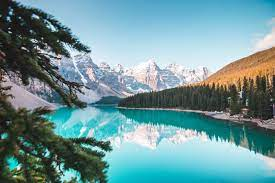
#> input picture Images/Day/1.jpg, 275 x 183 px; its folder holds only this picture in this run
$ python night_mode_detector.py --img_path Images/Day/1.jpg
#> lines starting #> are read from the running program, lines starting #| are printed output that depends on the picture; long printed decimals are rounded
"""
This file content main NightModeDetector class
if run as main will check a random file form "Images\**\**" and print whether it is a day or nigh image
if --img_path pass with a file img path will check and print whether that is a day or nigh image


"""


from glob import glob
import os
import random
import cv2 as cv
from PIL import Image
import numpy as np


histSize = 256
histRange = (0, 256)  # the upper boundary is exclusive
accumulate = False

hist_w = 512
hist_h = 400
bin_w = int(round(hist_w / histSize))


class NightModeDetector:
    max_ratio_of_dark_hist_value = 0.6
    ratio_for_dark_hist_range = 0.25
    ShowSrcFlag = False
    ShowHistFlag = False

    def __init__(self, max_ratio_of_dark_hist_value=None, ratio_for_dark_hist_range=None, ShowSrcFlag=False, ShowHistFlag=False) -> None:
        self.ShowSrcFlag = ShowSrcFlag
        self.ShowHistFlag = ShowHistFlag

        if max_ratio_of_dark_hist_value is not None:
            self.max_ratio_of_dark_hist_value = max_ratio_of_dark_hist_value

        if ratio_for_dark_hist_range is not None:
            self.ratio_for_dark_hist_range = ratio_for_dark_hist_range
        pass

    def detect_is_night(self, img: np.ndarray):
        if self.ShowSrcFlag:
            self.show_img(img, "Src Image", False)

        # bgr_planes = np.split(img)


        r_hist, _ = np.histogram(img[:, :, 0], 256, [0, 256])
        g_hist, _ = np.histogram(img[:, :, 1], 256, [0, 256])
        b_hist, _ = np.histogram(img[:, :, 2], 256, [0, 256])

        b_ratio_of_dark_hist_value = self.calculate_ratio_of_dark_hist(b_hist)
        g_ratio_of_dark_hist_value = self.calculate_ratio_of_dark_hist(g_hist)
        r_ratio_of_dark_hist_value = self.calculate_ratio_of_dark_hist(r_hist)

        if self.ShowHistFlag:
            self.show_hist(b_hist, g_hist, r_hist, False)

        if self.ShowSrcFlag or self.ShowHistFlag:
            self.wait_for_key()

        mv = self.max_ratio_of_dark_hist_value

        print(b_ratio_of_dark_hist_value >= mv, g_ratio_of_dark_hist_value >=
              mv, r_ratio_of_dark_hist_value >= mv)
        return b_ratio_of_dark_hist_value >= mv and g_ratio_of_dark_hist_value >= mv and r_ratio_of_dark_hist_value >= mv

    def calculate_ratio_of_dark_hist(self, hist):
        dark_hist = hist[:int(len(hist) * self.ratio_for_dark_hist_range)]

        print(sum(dark_hist), sum(hist), sum(dark_hist) / sum(hist))

        return float(sum(dark_hist)) / sum(hist)

    def wait_for_key(self, wait: int = 0):
        # return cv.waitKey(wait)
        pass

    def show_img(self, img: np.ndarray, title: str, wait=True):
        # [6 lines of commented-out code are left out]

        Image.fromarray(img).show()

    def show_hist(self, b_hist: np.ndarray, g_hist: np.ndarray, r_hist: np.ndarray, wait=True):
        pass

        b_hist = b_hist.astype(float)
        g_hist = g_hist.astype(float)
        r_hist = r_hist.astype(float)

        cv.normalize(b_hist, b_hist, alpha=0, beta=hist_h,
                     norm_type=cv.NORM_MINMAX)
        cv.normalize(g_hist, g_hist, alpha=0, beta=hist_h,
                     norm_type=cv.NORM_MINMAX)
        cv.normalize(r_hist, r_hist, alpha=0, beta=hist_h,
                     norm_type=cv.NORM_MINMAX)

        max_val = max(b_hist.max(), g_hist.max(), r_hist.max())
        # [8 lines of commented-out code are left out]
        histImage = np.zeros((hist_h, hist_w, 3), dtype=np.uint8)
        for i in range(1, histSize):
            cv.line(histImage,
                    (bin_w * (i - 1), hist_h - int(b_hist[i - 1])),
                    (bin_w * (i), hist_h - int(b_hist[i])),
                    (255, 0, 0), thickness=2)
            cv.line(histImage, (bin_w * (i - 1), hist_h - int(g_hist[i - 1])),
                    (bin_w * (i), hist_h - int(g_hist[i])),
                    (0, 255, 0), thickness=2)
            cv.line(histImage, (bin_w * (i - 1), hist_h - int(r_hist[i - 1])),
                    (bin_w * (i), hist_h - int(r_hist[i])),
                    (0, 0, 255), thickness=2)
        self.show_img(histImage, 'Histogram', wait)

    def load_img(self, path: str):
        if not os.path.exists(path):
            raise FileNotFoundError("Please Provide A Valid Image Path!")

        return np.asarray(Image.open(path)).astype(np.uint8)

    def detect_is_night_from_path(self, path: str):
        return self.detect_is_night(self.load_img(path))
#> in load_img, returned value is the input picture: shape (183, 275, 3); mean R, G, B 111.2, 149.6, 154
#> in detect_is_night, `r_hist, _ = np.histogram(img[:, :, 0], 256, [0, 256])`: r_hist = 256 values, max 648 at index 0, min 20 at index 253, mean 196.6
#> in detect_is_night, `g_hist, _ = np.histogram(img[:, :, 1], 256, [0, 256])`: g_hist = 256 values, max 520 at index 224, min 0 at index 3, mean 196.6
#> in detect_is_night, `b_hist, _ = np.histogram(img[:, :, 2], 256, [0, 256])`: b_hist = 256 values, max 789 at index 236, min 4 at index 1, mean 196.6
#> in calculate_ratio_of_dark_hist, `dark_hist = hist[:int(len(hist) * self.ratio_for_dark_hist_range)]`: dark_hist = 64 values, max 320 at index 36, min 4 at index 1, mean 176.6
#| 11301 50325 0.2246
#> in detect_is_night, `b_ratio_of_dark_hist_value = self.calculate_ratio_of_dark_hist(b_hist)`: b_ratio_of_dark_hist_value = 0.225
#| 9372 50325 0.1862
#> in detect_is_night, `g_ratio_of_dark_hist_value = self.calculate_ratio_of_dark_hist(g_hist)`: g_ratio_of_dark_hist_value = 0.186
#| 16573 50325 0.3293
#> in detect_is_night, `r_ratio_of_dark_hist_value = self.calculate_ratio_of_dark_hist(r_hist)`: r_ratio_of_dark_hist_value = 0.329
#> in show_hist, `max_val = max(b_hist.max(), g_hist.max(), r_hist.max())`: max_val = 400
#> after the loop in show_hist, `for i in range(1, histSize):`:
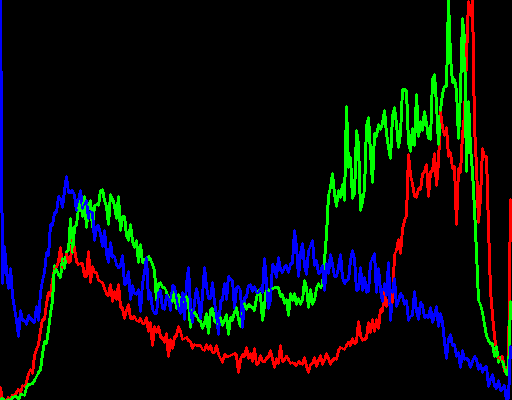
#> histImage: shape (400, 512, 3); mean of channels 0, 1, 2 8.7, 11.8, 11; drawn as R, G, B
#| False False False


if __name__ == "__main__":
    import argparse
    parser = argparse.ArgumentParser(
        description='Code For Night Mode Detection')
    parser.add_argument(
        '--img_path', help='Path to input image.', default=None)
    args = parser.parse_args()

    path = args.img_path

    if not path:
        path = random.choice(glob(r"Images\**\**"))

    print("img path -> ", path)

    is_night = NightModeDetector(
        ShowSrcFlag=True, ShowHistFlag=True).detect_is_night_from_path(path)
#> is_night = False

    print(f"It Is A -> {'Night' if is_night else 'Day'} Image")
#| It Is A -> Day Image

$ run again, on Images/Night/10.jpg
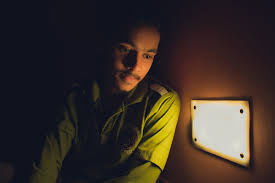
#> input picture Images/Night/10.jpg, 275 x 183 px
#> in load_img, returned value is the input picture: shape (183, 275, 3); mean R, G, B 56.1, 45.5, 39.6
#> in detect_is_night, `r_hist, _ = np.histogram(img[:, :, 0], 256, [0, 256])`: r_hist = 256 values, max 11471 at index 16, min 0 at index 6, mean 196.6
#> in detect_is_night, `g_hist, _ = np.histogram(img[:, :, 1], 256, [0, 256])`: g_hist = 256 values, max 11920 at index 18, min 0 at index 3, mean 196.6
#> in detect_is_night, `b_hist, _ = np.histogram(img[:, :, 2], 256, [0, 256])`: b_hist = 256 values, max 16445 at index 30, min 0 at index 219, mean 196.6
#> dark_hist = 64 values, max 16445 at index 30, min 26 at index 63, mean 737.6
#| 47205 50325 0.938
#> b_ratio_of_dark_hist_value = 0.938
#| 42249 50325 0.8395
#> g_ratio_of_dark_hist_value = 0.84
#| 36875 50325 0.7327
#> r_ratio_of_dark_hist_value = 0.733
#> max_val = 400
#> after the loop in show_hist, `for i in range(1, histSize):`:
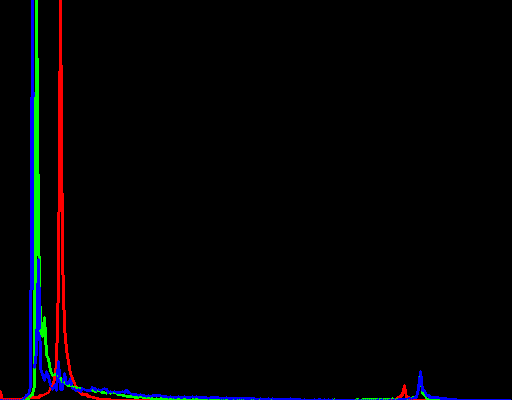
#> histImage: shape (400, 512, 3); mean of channels 0, 1, 2 2.9, 2.8, 4.1; drawn as R, G, B
#| True True True
#> is_night = True
#| It Is A -> Night Image

$ run again, on Images/Night/11.jpg
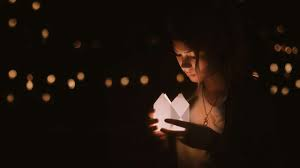
#> input picture Images/Night/11.jpg, 300 x 168 px
#> in load_img, returned value is the input picture: shape (168, 300, 3); mean R, G, B 27.3, 17.4, 11.6
#> in detect_is_night, `r_hist, _ = np.histogram(img[:, :, 0], 256, [0, 256])`: r_hist = 256 values, max 18677 at index 13, min 1 at index 245, mean 196.9
#> in detect_is_night, `g_hist, _ = np.histogram(img[:, :, 1], 256, [0, 256])`: g_hist = 256 values, max 19443 at index 8, min 0 at index 210, mean 196.9
#> in detect_is_night, `b_hist, _ = np.histogram(img[:, :, 2], 256, [0, 256])`: b_hist = 256 values, max 19160 at index 5, min 0 at index 115, mean 196.9
#> dark_hist = 64 values, max 19160 at index 5, min 22 at index 58, mean 757.5
#| 48482 50400 0.9619
#> b_ratio_of_dark_hist_value = 0.962
#| 47631 50400 0.9451
#> g_ratio_of_dark_hist_value = 0.945
#| 45893 50400 0.9106
#> r_ratio_of_dark_hist_value = 0.911
#> max_val = 400
#> after the loop in show_hist, `for i in range(1, histSize):`:
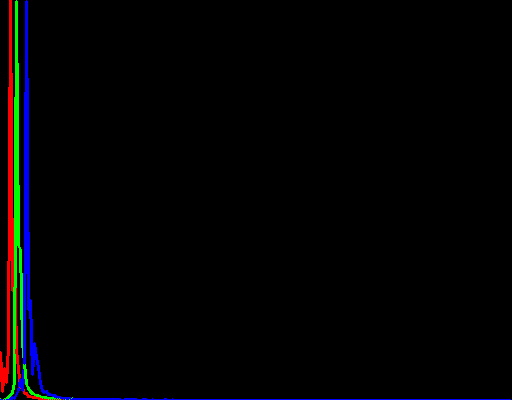
#> histImage: shape (400, 512, 3); mean of channels 0, 1, 2 2.5, 2.5, 3.4; drawn as R, G, B
#| True True True
#> is_night = True
#| It Is A -> Night Image

$ run again, on Images/Day/10.jpg
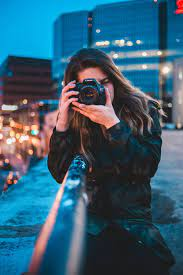
#> input picture Images/Day/10.jpg, 183 x 275 px
#> in load_img, returned value is the input picture: shape (275, 183, 3); mean R, G, B 54, 92.6, 113.3
#> in detect_is_night, `r_hist, _ = np.histogram(img[:, :, 0], 256, [0, 256])`: r_hist = 256 values, max 5053 at index 0, min 19 at index 254, mean 196.6
#> in detect_is_night, `g_hist, _ = np.histogram(img[:, :, 1], 256, [0, 256])`: g_hist = 256 values, max 1310 at index 28, min 0 at index 2, mean 196.6
#> in detect_is_night, `b_hist, _ = np.histogram(img[:, :, 2], 256, [0, 256])`: b_hist = 256 values, max 875 at index 34, min 1 at index 2, mean 196.6
#> dark_hist = 64 values, max 875 at index 34, min 1 at index 2, mean 269.4
#| 17240 50325 0.3426
#> b_ratio_of_dark_hist_value = 0.343
#| 19287 50325 0.3832
#> g_ratio_of_dark_hist_value = 0.383
#| 36765 50325 0.7306
#> r_ratio_of_dark_hist_value = 0.731
#> max_val = 400
#> after the loop in show_hist, `for i in range(1, histSize):`:
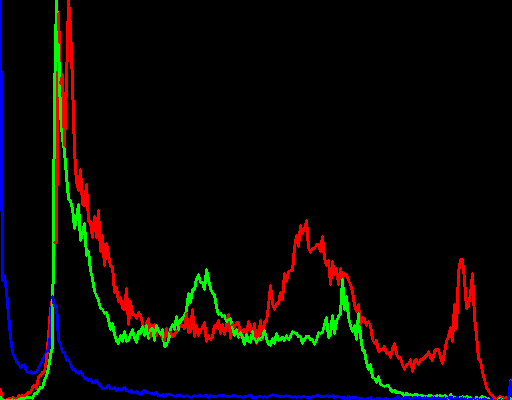
#> histImage: shape (400, 512, 3); mean of channels 0, 1, 2 8.9, 6.2, 3.5; drawn as R, G, B
#| False False True
#> is_night = False
#| It Is A -> Day Image

$ run again, on Images/Day/11.jpg
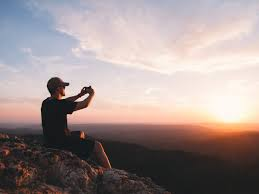
#> input picture Images/Day/11.jpg, 259 x 194 px
#> in load_img, returned value is the input picture: shape (194, 259, 3); mean R, G, B 159, 145, 143.2
#> in detect_is_night, `r_hist, _ = np.histogram(img[:, :, 0], 256, [0, 256])`: r_hist = 256 values, max 1991 at index 255, min 0 at index 2, mean 196.3
#> in detect_is_night, `g_hist, _ = np.histogram(img[:, :, 1], 256, [0, 256])`: g_hist = 256 values, max 1191 at index 29, min 0 at index 255, mean 196.3
#> in detect_is_night, `b_hist, _ = np.histogram(img[:, :, 2], 256, [0, 256])`: b_hist = 256 values, max 1635 at index 29, min 0 at index 248, mean 196.3
#> dark_hist = 64 values, max 1635 at index 29, min 4 at index 1, mean 257.8
#| 16496 50246 0.3283
#> b_ratio_of_dark_hist_value = 0.328
#| 15772 50246 0.3139
#> g_ratio_of_dark_hist_value = 0.314
#| 12710 50246 0.253
#> r_ratio_of_dark_hist_value = 0.253
#> max_val = 400
#> after the loop in show_hist, `for i in range(1, histSize):`:
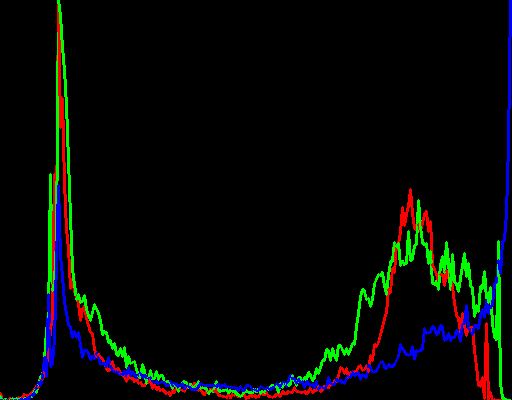
#> histImage: shape (400, 512, 3); mean of channels 0, 1, 2 5.6, 8, 5.8; drawn as R, G, B
#| False False False
#> is_night = False
#| It Is A -> Day Image
